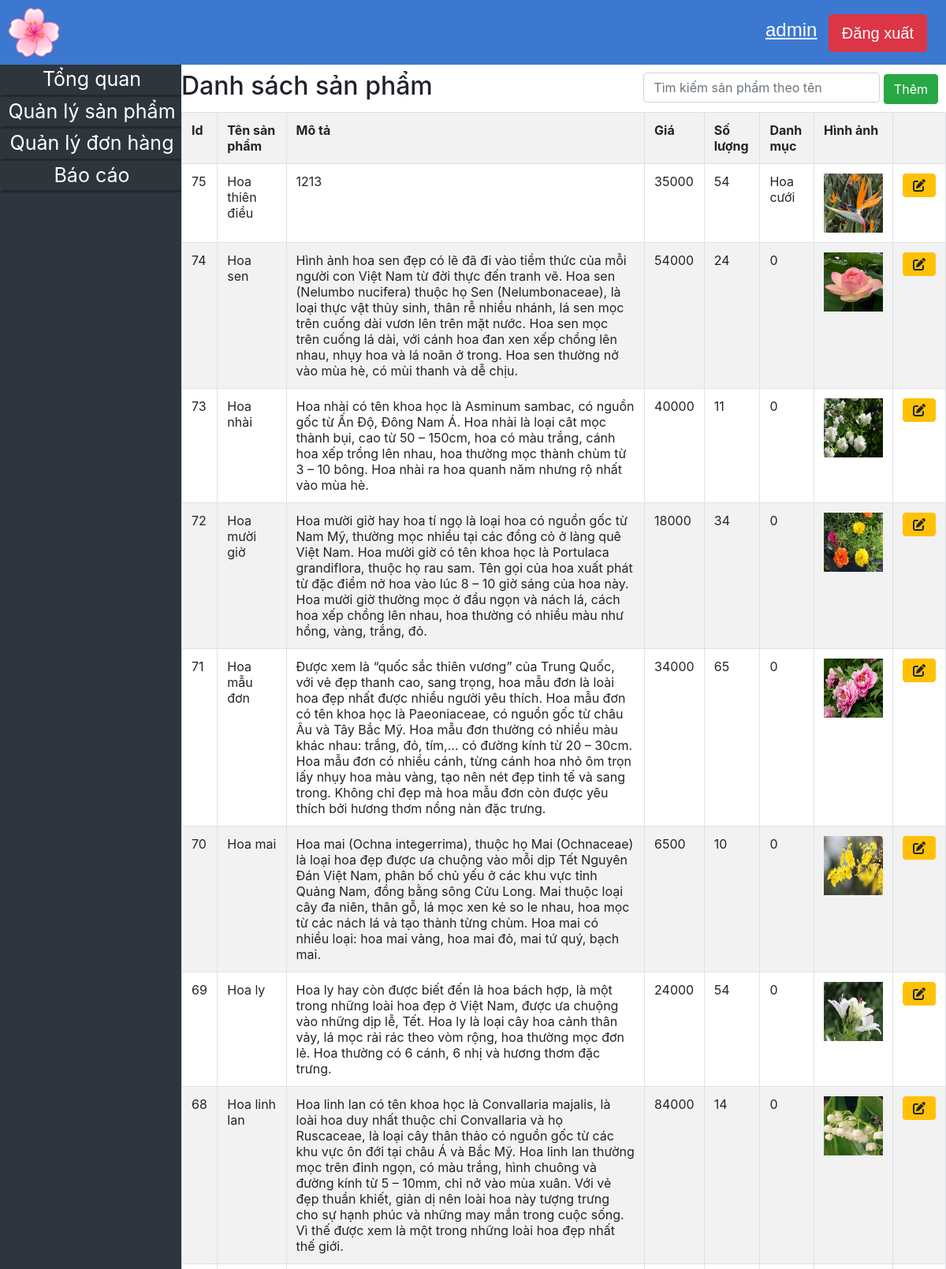
The page /admin/allproducts.php (signed in, upper part) on the database its author committed.
### tables this page shows
CREATE TABLE `products` (
  `id` int(11) NOT NULL,
  `pName` varchar(100) NOT NULL,
  `price` int(11) NOT NULL,
  `description` text NOT NULL,
  `available` int(11) NOT NULL,
  `category` varchar(100) NOT NULL,
  `picture` text NOT NULL
);

### admin/allproducts.php (the view, shortened to what this page needs)
<?php include ( "../inc/connect.inc.php" ); ?>
<!doctype html>
<html>
	<head>
		<link rel="stylesheet" type="text/css" href="../css/style.css">
	</head>
	<body>
		<?php include ("./section/navbar.php"); ?>
		<div class="admin-body">
			<?php include ("./section/sidebar.php"); ?>
			<div class="container">
				<h2 style="float:left; margin-top: 8px;">Danh sách sản phẩm</h2>
				<div class="table-before">
					<input id="product-search" class="form-control" placeholder="Tìm kiếm sản phẩm theo tên"/>
					<a class="btn btn-success" href="addproduct.php">Thêm</a>
				</div>
				<table class="table table-striped table-bordered">
					<tr style="font-weight: bold;" colspan="10" background-color="#4DB849">
						<th>Id</th>
						<th>Tên sản phẩm</th>
						<th>Mô tả</th>
						<th>Giá</th>
						<th>Số lượng</th>
						<th>Danh mục</th>
						<th>Hình ảnh</th>
						<th></th>
					</tr>
					<tr>
						<?php include ( "../inc/connect.inc.php");
						$query = "SELECT * FROM products ORDER BY id DESC";
						$run = mysqli_query($conn, $query);
						while ($row=mysqli_fetch_assoc($run)) {
							$id = $row['id'];
							$pName = substr($row['pName'], 0,50);
							$descri = $row['description'];
							$price = $row['price'];
							$available = $row['available'];
							$category = $row['category'];
							$picture = $row['picture'];
						?>
						<td><?php echo $id; ?></td>
						<td><?php echo $pName; ?></td>
						<td><?php echo $descri; ?></td>
						<td><?php echo $price; ?></td>
						<td><?php echo $available; ?></td>
						<td><?php echo $category; ?></td>
						<td><?php echo '<div class="home-prodlist-img">
										<img src="../image/product/'.$picture.'" class="home-prodlist-imgi" style="height: 75px; width: 75px;">
										</div>' ?></td>
						<td >
							<a class="btn btn-warning" href="editproduct.php?epid=<?php echo $id; ?>"><i class="fa fa-edit"></i></a>
						</td>
					</tr>
					<?php } ?>
				</table>
			</div>
		</div>
	</body>
</html>

### css/style.css (style rules this page uses)
.admin-body { margin-top: 82px; }
.table-before { float:right; padding: 10px; }
.table-before .btn { margin:0; }
#product-search { display:inline-block; width: 300px; }
.admin-body .container { padding:0; margin-left:230px; max-width: unset; width: unset; }

### rows shown on the page
products: id "75", pName "Hoa thiên điều", description "1213", price "35000", available "54", category "Hoa cưới", picture (picture)
products: id "74", pName "Hoa sen", description "Hình ảnh hoa sen đẹp có lẽ đã đi vào tiềm thức của mỗi người con Việt Nam từ đời thực đến tranh vẽ. Hoa sen (Nelumbo nucifera) thuộc họ Sen (Nelumbonaceae), là loại thực vật thủy sinh, thân rễ nhiều nhánh, lá sen mọc trên cuống dài vươn lên trên mặt nước. Hoa sen mọc trên cuống lá dài, với cánh hoa đan xen xếp chồng lên nhau, nhụy hoa và lá noãn ở trong. Hoa sen thường nở vào mùa hè, có mùi thanh và dễ chịu.", price "54000", available "24", category "0", picture (picture)
products: id "73", pName "Hoa nhài", description "Hoa nhài có tên khoa học là Asminum sambac, có nguồn gốc từ Ấn Độ, Đông Nam Á. Hoa nhài là loại cât mọc thành bụi, cao từ 50 – 150cm, hoa có màu trắng, cánh hoa xếp trồng lên nhau, hoa thường mọc thành chùm từ 3 – 10 bông. Hoa nhài ra hoa quanh năm nhưng rộ nhất vào mùa hè.", price "40000", available "11", category "0", picture (picture)
products: id "72", pName "Hoa mười giờ", description "Hoa mười giờ hay hoa tí ngọ là loại hoa có nguồn gốc từ Nam Mỹ, thường mọc nhiều tại các đồng cỏ ở làng quê Việt Nam. Hoa mười giờ có tên khoa học là Portulaca grandiflora, thuộc họ rau sam. Tên gọi của hoa xuất phát từ đặc điểm nở hoa vào lúc 8 – 10 giờ sáng của hoa này. Hoa mười giờ thường mọc ở đầu ngọn và nách lá, cách hoa xếp chồng lên nhau, hoa thường có nhiều màu như hồng, vàng, trắng, đỏ.", price "18000", available "34", category "0", picture (picture)
products: id "71", pName "Hoa mẫu đơn", description "Được xem là “quốc sắc thiên vương” của Trung Quốc, với vẻ đẹp thanh cao, sang trọng, hoa mẫu đơn là loài hoa đẹp nhất được nhiều người yêu thích. Hoa mẫu đơn có tên khoa học là Paeoniaceae, có nguồn gốc từ châu Âu và Tây Bắc Mỹ. Hoa mẫu đơn thường có nhiều màu khác nhau: trắng, đỏ, tím,… có đường kính từ 20 – 30cm. Hoa mẫu đơn có nhiều cánh, từng cánh hoa nhỏ ôm trọn lấy nhụy hoa màu vàng, tạo nên nét đẹp tinh tế và sang trong. Không chỉ đẹp mà hoa mẫu đơn còn được yêu thích bởi hương thơm nồng nàn đặc trưng.", price "34000", available "65", category "0", picture (picture)
products: id "70", pName "Hoa mai", description "Hoa mai (Ochna integerrima), thuộc họ Mai (Ochnaceae) là loại hoa đẹp được ưa chuộng vào mỗi dịp Tết Nguyên Đán Việt Nam, phân bố chủ yếu ở các khu vực tỉnh Quảng Nam, đồng bằng sông Cửu Long. Mai thuộc loại cây đa niên, thân gỗ, lá mọc xen kẻ so le nhau, hoa mọc từ các nách lá và tạo thành từng chùm. Hoa mai có nhiều loại: hoa mai vàng, hoa mai đỏ, mai tứ quý, bạch mai.", price "6500", available "10", category "0", picture (picture)
products: id "69", pName "Hoa ly", description "Hoa ly hay còn được biết đến là hoa bách hợp, là một trong những loài hoa đẹp ở Việt Nam, được ưa chuộng vào những dịp lễ, Tết. Hoa ly là loại cây hoa cảnh thân vảy, lá mọc rải rác theo vòm rộng, hoa thường mọc đơn lẻ. Hoa thường có 6 cánh, 6 nhị và hương thơm đặc trưng.", price "24000", available "54", category "0", picture (picture)
products: id "68", pName "Hoa linh lan", description "Hoa linh lan có tên khoa học là Convallaria majalis, là loài hoa duy nhất thuộc chi Convallaria và họ Ruscaceae, là loại cây thân thảo có nguồn gốc từ các khu vực ôn đới tại châu Á và Bắc Mỹ. Hoa linh lan thường mọc trên đỉnh ngọn, có màu trắng, hình chuông và đường kính từ 5 – 10mm, chỉ nở vào mùa xuân. Với vẻ đẹp thuần khiết, giản dị nên loài hoa này tượng trưng cho sự hạnh phúc và những may mắn trong cuộc sống. Vì thế được xem là một trong những loài hoa đẹp nhất thế giới.", price "84000", available "14", category "0", picture (picture)

### other values the page prints
$uname_db "admin"
